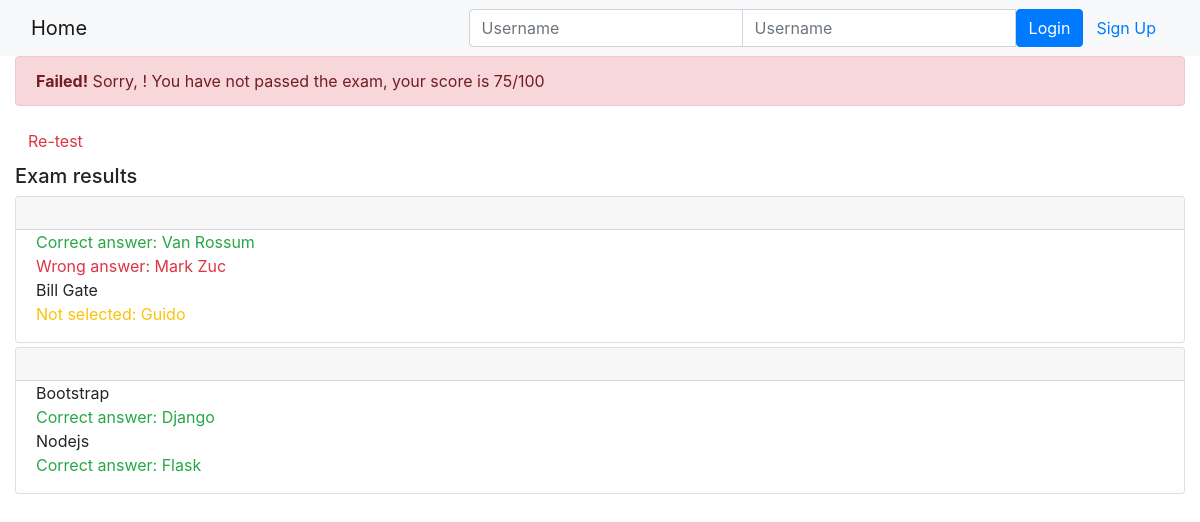
Page /onlinecourse/course/1/submission/1/result/ on the committed database.
### onlinecourse/models.py (models this page shows, shortened)
class Question(models.Model):
    lesson = models.ForeignKey(Lesson, on_delete=models.CASCADE, null = True)
    question_text = models.CharField(null=False, max_length=200, default="")
    grade = models.IntegerField(default = 0)
    course = models.ManyToManyField(Course)

class Choice(models.Model):
    question = models.ForeignKey(Question, on_delete=models.CASCADE)
    answer = models.CharField(max_length = 200)
    is_correct = models.BooleanField(default=False)

### onlinecourse/views.py (the view)
# urls.py: path('course/<int:course_id>/submission/<int:submission_id>/result/', views.show_exam_result, name='show_exam_result'),
def show_exam_result(request, course_id, submission_id):
    context = {}
    course = get_object_or_404(Course, pk=course_id)
    submission = Submission.objects.get(id=submission_id)
    choices = submission.choices.all()
    total_score = 0
    total_choices=0
    for choice in choices:
        if choice.is_correct:
            total_score += choice.question.grade
        total_choices=total_choices+1
    try:
        user_score = round((total_score / total_choices) * 100)
    except:
        user_score = 0
    print('============== user user_score:  ', user_score)
    context = {
    'course':course,
    'grade':user_score,
    'choices':choices
    }
    return render(request, 'onlinecourse/exam_result_bootstrap.html', context)

### onlinecourse/templates/onlinecourse/exam_result_bootstrap.html (shortened to what this page needs)
<!DOCTYPE html>
<html lang="en">
<head>
    {% load static %}
    <link rel="stylesheet" href="https://maxcdn.bootstrapcdn.com/bootstrap/4.5.2/css/bootstrap.min.css">
</head>
<body>
 <nav class="navbar navbar-light bg-light">
    <div class="container-fluid">
        <div class="navbar-header">
              <a class="navbar-brand" href="{% url 'onlinecourse:index' %}">Home</a>
        </div>
        <ul class="nav navbar-nav navbar-right">
            {% if user.is_authenticated %}
            <li>
                <a class="btn btn-link" href="#">{{ user.first_name }}({{ user.username }})</a>
                <a class="btn btn-link" href="{% url 'onlinecourse:logout' %}">Logout</a>
            </li>
            {% else %}
            <li>
                <form class="form-inline" action="{% url 'onlinecourse:login' %}" method="post">
                    <div class="input-group">
                        <input type="text" class="form-control" placeholder="Username" name="username" >
                        <input type="password" class="form-control" placeholder="Username" name="psw" >
                        <button class="btn btn-primary" type="submit">Login</button>
                        <a class="btn btn-link" href="{% url 'onlinecourse:registration' %}">Sign Up</a>
                    </div>
                </form>
            </li>
            {% endif %}
        </ul>
    </div>
</nav>
<div class="container-fluid">
    {% if grade > 80 %}
    <div class="alert alert-success">
       <b>Well Done!, {{ user.first_name }}!</b> You have passed the exam with a score of {{ grade }}/100
    </div>
        {% else %}
        <div class="alert alert-danger">
            <b>Failed!</b> Sorry, {{ user.first_name }}! You have not passed the exam, your score is {{ grade }}/100
        </div>
        <a class="btn btn-link text-danger" href="{% url 'onlinecourse:course_details' course.id %}">Re-test</a>
        {% endif %}
        <div class="card-columns-vertical mt-1">
        <h5 class="">Exam results</h5>
        {% for question in course.question_set.all %}
        <div class="card mt-1">
            <div class="card-header"><h5>{{ question.questionContent }}</h5></div>
               <div class="form-group">
                   {% for choice in question.choice_set.all %}
                   <div class="form-check">
                       {% if choice.is_correct and choice in choices %}
                       <div class="text-success">Correct answer: {{ choice.answer }}</div>
                       {% else %}{% if choice.is_correct and not choice in choices %}
                       <div class="text-warning">Not selected: {{ choice.answer }}</div>
                       {% else %}{% if not choice.is_correct and choice in choices %}
                       <div class="text-danger">Wrong answer: {{ choice.answer }}</div>
                       {% else %}
                       <div>{{ choice.answer }}</div>
                       {% endif %}{% endif %}{% endif %}
                   </div>
                   {% endfor %}
               </div>
           </div>
           {% endfor %}
        </div>
    </div>
</body>
</html>

### rows in the picture
Choice: answer "Van Rossum"
Choice: answer "Mark Zuc"
Choice: answer "Bill Gate"
Choice: answer "Guido"
Choice: answer "Bootstrap"
Choice: answer "Django"
Choice: answer "Nodejs"
Choice: answer "Flask"

### other values in the picture
{{ grade }} "75"
